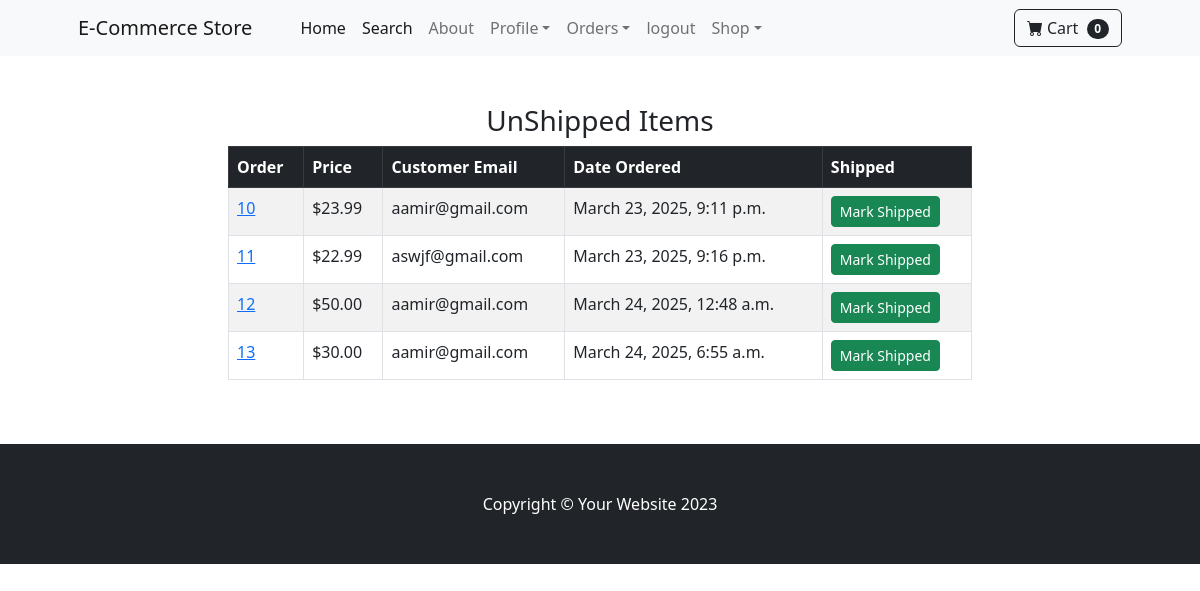
Page /payment/not_shipped_dash (signed in) on the committed database.
### payment/models.py (models this page shows, shortened)
class Order(models.Model):
    user = models.ForeignKey(User, on_delete=models.CASCADE, null=True, blank=True)
    full_name = models.CharField(max_length=250)
    email = models.EmailField(max_length=250)
    shipping_address = models.TextField(max_length=15000)
    amount_paid = models.DecimalField(max_digits=7, decimal_places=2)
    date_ordered = models.DateTimeField(auto_now_add=True)
    shipped = models.BooleanField(default=False)
    date_shipped = models.DateTimeField(blank=True, null=True)

### payment/views.py (the view, shortened to what this page needs)
# urls.py: path('not_shipped_dash', views.not_shipped_dash, name='not_shipped_dash'),
def not_shipped_dash(request):
    if request.user.is_authenticated and request.user.is_superuser:
      orders = Order.objects.filter(shipped=False)
      return render(request, 'payment/not_shipped_dash.html', {"orders":orders})
    else:
     messages.success(request, "Access Denied")
     return redirect('home')

### cart/cart.py (called while the page is built)
    def __len__(self):
        return len(self.cart)

### cart/context_processor.py (called while the page is built)
def cart(request):
    return {'cart': Cart(request)}

### payment/templates/payment/not_shipped_dash.html (shortened to what this page needs)
{% extends 'base.html' %}
{% block content %}
        <div class="container">
        	<div class="row">
        		<center>
        			<div class="col-8">
        				<br/><br/>
                        <h3> UnShipped Items</h3>
                        <table class="table table-striped table-hover table-bordered">
                            <thead class="table-dark">
                              <tr>
                                <th scope="col">Order</th>
                                <th scope="col">Price</th>
                                <th scope="col">Customer Email</th>
                                <th scope="col">Date Ordered</th>
                                <th scope="col">Shipped</th>
                              </tr>
                            </thead>
                            <tbody>
                                {% for item in orders %}
                              <tr>
                                <td><a href="{% url 'orders' item.id %}"> {{ item.id }}</a></td>
                                <td>${{ item.amount_paid }}</td>
                                <td>{{ item.email }}</td>
                                <td>{{ item.date_ordered }}</td>
                                <td>
                                    <form method="POST">
                                        <button type ="submit" class ="btn btn-success btn-sm"> Mark Shipped</button>
                                    </form>
                                </td>
                              </tr>
                              {% endfor %}
                            </tbody>
                          </table>
<br/><br/>
        			</div>
        		</center>
        	</div>
        </div>
{% endblock %}

### rows in the picture
Order: id "10", amount_paid "23.99", email "aamir@gmail.com", date_ordered "March 23, 2025, 9:11 p.m."
Order: id "11", amount_paid "22.99", email "aswjf@gmail.com", date_ordered "March 23, 2025, 9:16 p.m."
Order: id "12", amount_paid "50.00", email "aamir@gmail.com", date_ordered "March 24, 2025, 12:48 a.m."
Order: id "13", amount_paid "30.00", email "aamir@gmail.com", date_ordered "March 24, 2025, 6:55 a.m."

### other values in the picture
{{ cart|length }} "0"
